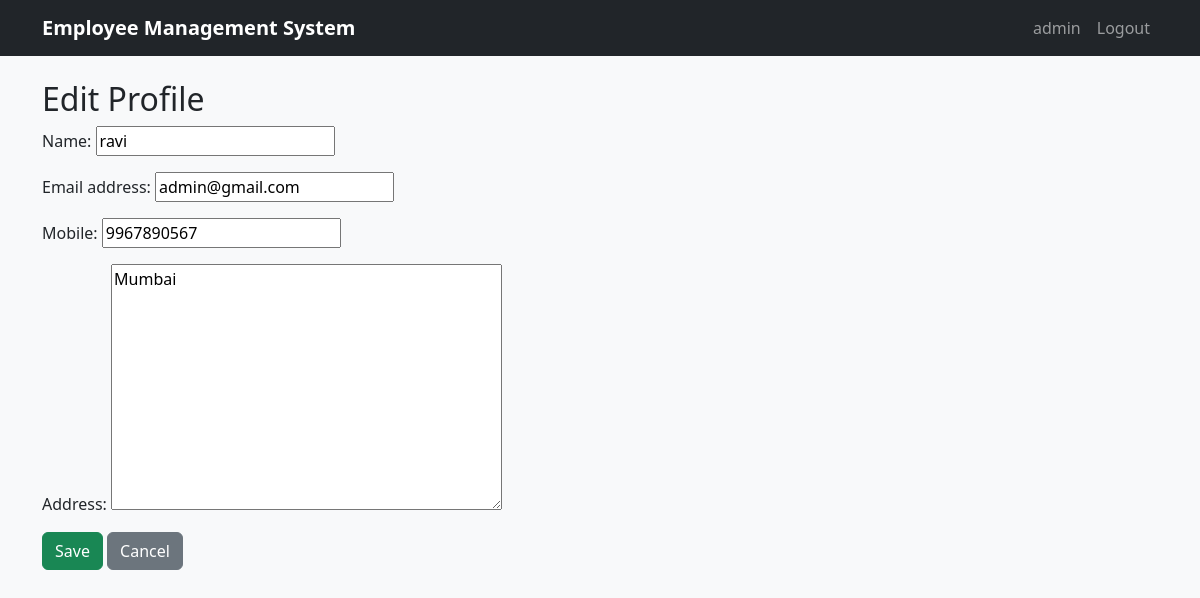
Page /users/employees/edit/5/ (signed in) on the committed database.
### users/models.py (models this page shows, shortened)
class Employee(AbstractUser):
    employee_id = models.CharField(max_length=20, unique=True)
    name = models.CharField(max_length=100)
    mobile = models.CharField(
        max_length=15,
        blank=True,
        null=True,
        validators=[
            RegexValidator(
                regex=r'^\d{10,15}$',
                message='Enter a valid mobile number (10–15 digits, digits only).',
                code='invalid_mobile'
            )
        ]
    )
    address = models.TextField(blank=True, null=True)
    gender = models.CharField(
        max_length=10,
        choices=(("Male", "Male"), ("Female", "Female"), ("Other", "Other")),
    )
    REQUIRED_FIELDS = ["email", "employee_id", "name"]

### users/views.py (the view)
# urls.py: path('employees/edit/<int:pk>/', edit_employee, name='edit_employee'),
@login_required
def edit_employee(request, pk):
    employee = get_object_or_404(Employee, pk=pk)
    if request.user != employee and not request.user.is_staff:
        messages.error(request, "You can only edit your own profile or must be an admin.")
        return redirect("employee_list")
    if request.method == "POST":
        form = EmployeeUpdateForm(request.POST, instance=employee)
        if form.is_valid():
            form.save()
            messages.success(request, "Profile updated successfully.")
            return redirect("employee_list")
        else:
            messages.error(request, "Please correct the highlighted errors.")
    else:
        form = EmployeeUpdateForm(instance=employee)
    return render(request, "users/edit_employee.html", {"form": form, "employee": employee})

### users/forms.py (shortened to what this page needs)
class EmployeeUpdateForm(UserChangeForm):
    password = None  # hide the password field
    class Meta:
        model = Employee
        fields = ["name", "email", "mobile", "address"]

### users/templates/users/edit_employee.html (shortened to what this page needs)
{% extends "users/base.html" %}
{% block content %}
  <h2>Edit Profile</h2>
  <form method="post" class="w-50">
    {{ form.as_p }}
    <button class="btn btn-success" type="submit">Save</button>
    <a class="btn btn-secondary" href="{% url 'employee_list' %}">Cancel</a>
  </form>
{% endblock %}

### users/templates/users/base.html (shortened to what this page needs)
<!doctype html>
<html lang="en">
<head>
  <link href="https://cdn.jsdelivr.net/npm/bootstrap@5.3.2/dist/css/bootstrap.min.css" rel="stylesheet">
</head>
<body>
  <nav class="navbar navbar-expand-lg navbar-dark bg-dark">
    <div class="container">
      <a class="navbar-brand" href="{% url 'employee_list' %}">Employee Management System</a>
      <div class="collapse navbar-collapse">
        <ul class="navbar-nav ms-auto">
          {% if user.is_authenticated %}
            <li class="nav-item">
              <a class="nav-link" href="#">{{ user.username }}</a>
            </li>
            <li class="nav-item">
              <a class="nav-link" href="{% url 'logout' %}">Logout</a>
            </li>
          {% endif %}
        </ul>
      </div>
    </div>
  </nav>
  <div class="container mt-4">
    {% block content %}{% endblock %}
  </div>
</body>
</html>

### users/templates/users/base.html (style rules this page uses)
body { background-color: #f8f9fa; }
.navbar-brand { font-weight: bold; }

### rows in the picture
Employee: username "admin", name "ravi", email "admin@gmail.com", mobile "9967890567", address "Mumbai"
